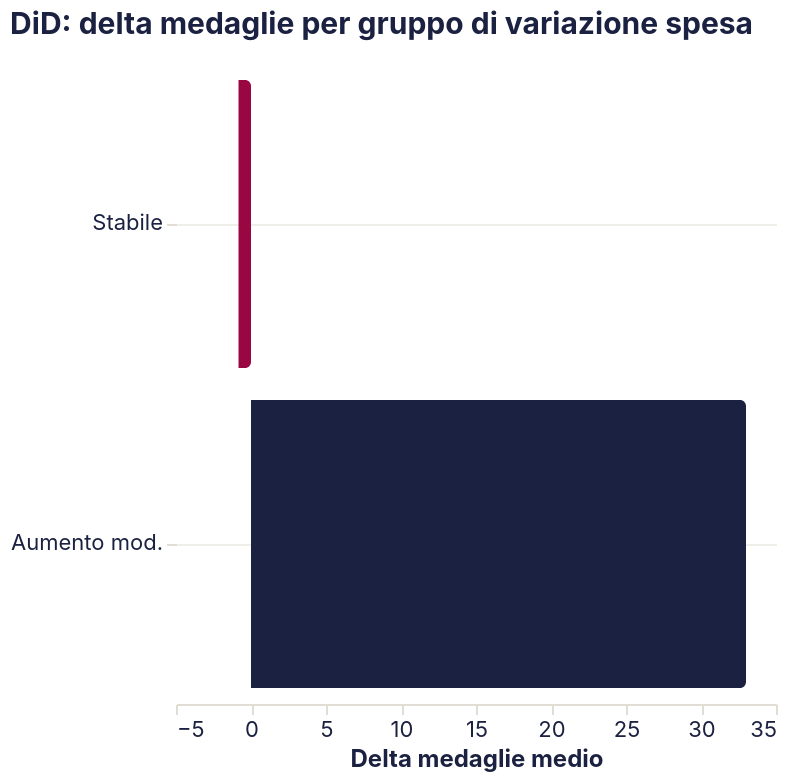

Write a Vega-Lite specification for this figure.
### Vega-Lite specification from a JSON file in a GitHub repository (floating-point values rounded to 4 significant figures)
{"config": {"background": null, "view": {"stroke": null}, "title": {"font": "Inter, system-ui, -apple-system, BlinkMacSystemFont, 'Segoe UI', Roboto, sans-serif", "fontSize": 15, "fontWeight": "bold", "color": "#1b2140", "anchor": "start", "offset": 12}, "axis": {"labelFont": "Inter, system-ui, -apple-system, BlinkMacSystemFont, 'Segoe UI', Roboto, sans-serif", "titleFont": "Inter, system-ui, -apple-system, BlinkMacSystemFont, 'Segoe UI', Roboto, sans-serif", "labelFontSize": 11, "titleFontSize": 12, "titleFontWeight": "bold", "labelColor": "#1b2140", "titleColor": "#1b2140", "gridColor": "#e2ddd4", "gridOpacity": 0.5, "domainColor": "#e2ddd4", "tickColor": "#e2ddd4", "labelAngle": 0, "labelFontWeight": 400}, "axisY": {"grid": true, "domain": false}, "axisX": {"grid": false}, "legend": {"labelFont": "Inter, system-ui, -apple-system, BlinkMacSystemFont, 'Segoe UI', Roboto, sans-serif", "titleFont": "Inter, system-ui, -apple-system, BlinkMacSystemFont, 'Segoe UI', Roboto, sans-serif", "labelFontSize": 11, "titleFontSize": 12, "titleFontWeight": "bold", "labelColor": "#1b2140", "titleColor": "#1b2140", "orient": "top", "direction": "horizontal", "symbolType": "circle"}, "range": {"category": ["#1b2140", "#ff8009", "#9a0641", "#ffe34a", "#e7b6af", "#0088b0", "#e03830"], "ordinal": {"scheme": "blues"}, "heatmap": {"scheme": "blues"}, "ramp": {"scheme": "blues"}}, "bar": {"color": "#1b2140", "cornerRadiusTopRight": 3, "cornerRadiusBottomRight": 3}, "line": {"color": "#1b2140", "strokeWidth": 2.5}, "point": {"color": "#1b2140", "filled": true}, "circle": {"color": "#1b2140"}, "text": {"font": "Inter, system-ui, -apple-system, BlinkMacSystemFont, 'Segoe UI', Roboto, sans-serif", "fontSize": 11, "color": "#1b2140", "fontWeight": 400}, "arc": {"fill": "#1b2140"}, "area": {"fill": "#1b2140", "opacity": 0.5}}, "data": {"name": "data-0fb4ccbae945018ab7394bf9981ae491"}, "mark": {"type": "bar"}, "encoding": {"color": {"condition": {"test": "(datum.dm_medio > 0)", "value": "#1b2140"}, "value": "#9a0641"}, "tooltip": [{"field": "gruppo", "type": "nominal"}, {"field": "dm_medio", "type": "quantitative"}], "x": {"field": "dm_medio", "title": "Delta medaglie medio", "type": "quantitative"}, "y": {"field": "gruppo", "sort": ["Taglio", "Stabile", "Aumento mod.", "Aumento forte"], "title": null, "type": "nominal"}}, "height": 320, "title": "DiD: delta medaglie per gruppo di variazione spesa", "width": "container", "$schema": "https://vega.github.io/schema/vega-lite/v6.4.1.json", "datasets": {"data-0fb4ccbae945018ab7394bf9981ae491": [{"gruppo": "Stabile", "dm_medio": -0.8462}, {"gruppo": "Aumento mod.", "dm_medio": 33.0}]}}
